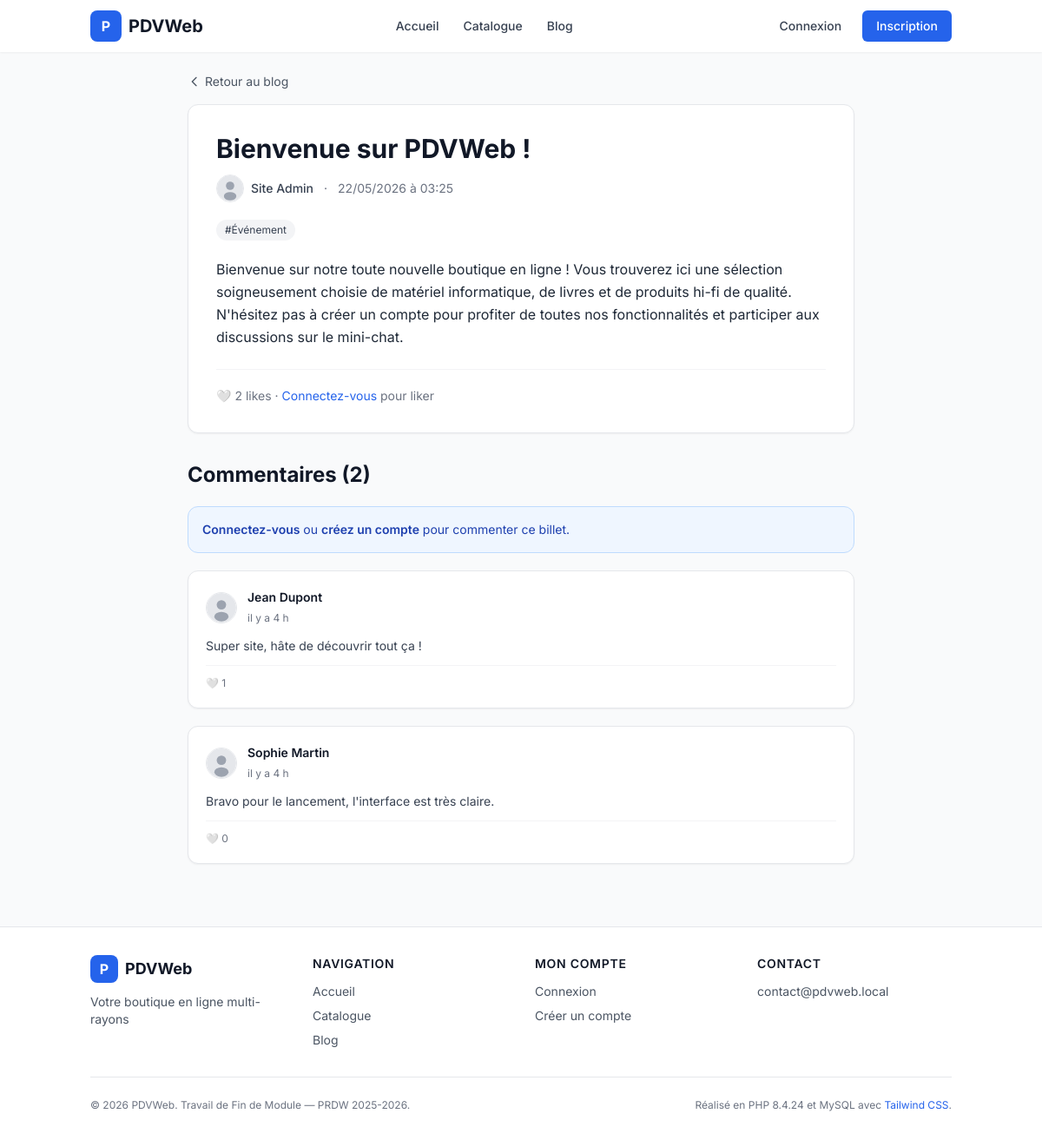
/public/billet.php?id=1, run on the app's committed database.
### tables this page shows
CREATE TABLE billet (
  id_billet   INT UNSIGNED AUTO_INCREMENT PRIMARY KEY,
  id_membre   INT UNSIGNED NOT NULL,
  titre       VARCHAR(200) NOT NULL,
  corps       TEXT         NOT NULL,
  date_billet DATETIME     NOT NULL DEFAULT CURRENT_TIMESTAMP,
  date_suppression DATETIME NULL DEFAULT NULL,            
  id_membre_suppression INT UNSIGNED NULL DEFAULT NULL,   
  CONSTRAINT fk_billet_membre
    FOREIGN KEY (id_membre) REFERENCES membre(id_membre) ON DELETE CASCADE,
  CONSTRAINT fk_billet_suppression
    FOREIGN KEY (id_membre_suppression) REFERENCES membre(id_membre) ON DELETE SET NULL,
  INDEX idx_billet_titre (titre),
  INDEX idx_billet_date  (date_billet),
  INDEX idx_billet_supp  (date_suppression)
);

CREATE TABLE membre (
  id_membre        INT UNSIGNED AUTO_INCREMENT PRIMARY KEY,
  nom              VARCHAR(60)  NOT NULL,
  prenom           VARCHAR(60)  NOT NULL,
  date_naissance   DATE         NOT NULL,
  email            VARCHAR(150) NOT NULL UNIQUE,
  email_verifie    TINYINT(1)   NOT NULL DEFAULT 0,          
  login            VARCHAR(50)  NOT NULL UNIQUE,
  mot_passe        VARCHAR(255) NOT NULL,                    
  avatar           VARCHAR(255) DEFAULT NULL,                
  statut           ENUM('membre','admin') NOT NULL DEFAULT 'membre',
  indesirable      TINYINT(1)   NOT NULL DEFAULT 0,          
  derniere_connexion DATETIME   DEFAULT NULL,
  date_inscription DATETIME     NOT NULL DEFAULT CURRENT_TIMESTAMP,
  date_anonymisation DATETIME   DEFAULT NULL,                
  INDEX idx_membre_statut (statut),
  INDEX idx_membre_indesirable (indesirable),
  INDEX idx_membre_anonyme (date_anonymisation)
);

CREATE TABLE tag (
  id_tag INT UNSIGNED AUTO_INCREMENT PRIMARY KEY,
  code   VARCHAR(40) NOT NULL UNIQUE,                        
  nom    VARCHAR(60) NOT NULL                                
);

CREATE TABLE commentaire (
  id_commentaire INT UNSIGNED AUTO_INCREMENT PRIMARY KEY,
  id_billet      INT UNSIGNED NOT NULL,
  id_membre      INT UNSIGNED NOT NULL,
  corps          TEXT         NOT NULL,
  date_comm      DATETIME     NOT NULL DEFAULT CURRENT_TIMESTAMP,
  date_suppression DATETIME NULL DEFAULT NULL,            
  id_membre_suppression INT UNSIGNED NULL DEFAULT NULL,   
  CONSTRAINT fk_comm_billet
    FOREIGN KEY (id_billet) REFERENCES billet(id_billet) ON DELETE CASCADE,
  CONSTRAINT fk_comm_membre
    FOREIGN KEY (id_membre) REFERENCES membre(id_membre) ON DELETE CASCADE,
  CONSTRAINT fk_comm_suppression
    FOREIGN KEY (id_membre_suppression) REFERENCES membre(id_membre) ON DELETE SET NULL,
  INDEX idx_comm_membre_date (id_membre, date_comm),
  INDEX idx_comm_supp (date_suppression)
);

### views/blog/detail.php (the view, shortened to what the rows shown need)
<?php
require_once INCLUDES_PATH . '/header.php';
?>
<div class="max-w-3xl mx-auto">
    <article class="bg-white rounded-xl shadow-sm border border-gray-200 p-6 md:p-8 mb-8">
        <h1 class="text-3xl font-bold text-gray-900 mb-3"><?= h($billet['titre']) ?></h1>
        <div class="flex flex-wrap items-center gap-3 text-sm text-gray-500 mb-5">
            <div class="flex items-center gap-2">
                <img src="<?= h(asset_avatar($billet['auteur_avatar'])) ?>"
                     alt="<?= h($billet['auteur_prenom']) ?>"
                     class="w-8 h-8 rounded-full object-cover border border-gray-200">
                <span class="font-medium text-gray-700">
                    <?= h($billet['auteur_prenom']) ?> <?= h($billet['auteur_nom']) ?>
                </span>
            </div>
            <span>·</span>
            <time title="<?= h(format_date($billet['date_billet'])) ?>">
                <?= h(format_date($billet['date_billet'])) ?>
            </time>
        </div>
        <?php if (!empty($tags)): ?>
            <div class="flex flex-wrap gap-2 mb-5">
                <?php foreach ($tags as $t): ?>
                    <a href="<?= url('/blog.php?tag=' . (int)$t['id_tag']) ?>"
                       class="text-xs px-2.5 py-1 rounded-full bg-gray-100 text-gray-700 hover:bg-primary-50 hover:text-primary-700 transition">
                        #<?= h($t['nom']) ?>
                    </a>
                <?php endforeach; ?>
            </div>
        <?php endif; ?>
        <div class="prose-billet text-gray-800 leading-relaxed">
            <?= Markdown::vers_html($billet['corps']) ?>
        </div>
        <div class="mt-6 pt-5 border-t border-gray-100 flex items-center gap-3">
            <?php if (Auth::estConnecte()): ?>
                <form method="post" action="<?= url('/like_toggle.php') ?>" class="inline">
                    <?= Csrf::champ() ?>
                    <input type="hidden" name="type"      value="billet">
                    <input type="hidden" name="id_cible"  value="<?= (int)$billet['id_billet'] ?>">
                    <input type="hidden" name="id_billet" value="<?= (int)$billet['id_billet'] ?>">
                    <button type="submit"
                            class="inline-flex items-center gap-2 px-4 py-2 rounded-lg text-sm font-medium border transition
                                   <?= $aLikeBillet ? 'bg-primary-50 text-primary-700 border-primary-300' : 'bg-white text-gray-700 border-gray-300 hover:bg-gray-50' ?>">
                        <span><?= $aLikeBillet ? '❤️' : '🤍' ?></span>
                        <?= $aLikeBillet ? 'Liké' : 'J\'aime' ?>
                        <span class="text-xs opacity-75">(<?= (int)$nbLikes ?>)</span>
                    </button>
                </form>
            <?php else: ?>
                <div class="text-sm text-gray-500">
                </div>
            <?php endif; ?>
        </div>
    </article>
    <section id="commentaires" class="space-y-5">
        <h2 class="text-2xl font-bold text-gray-900">
            Commentaires (<?= count($commentaires) ?>)
        </h2>
        <?php if (empty($commentaires)): ?>
            <div class="bg-white rounded-xl border border-gray-200 p-8 text-center text-gray-500">
                <p>Aucun commentaire pour l'instant. Soyez le premier à donner votre avis !</p>
            </div>
        <?php else: ?>
            <?php foreach ($commentaires as $c): ?>
                <?php
                $jAime = $mesLikesCommentaires[$c['id_commentaire']] ?? false;
                ?>
                <article id="c<?= (int)$c['id_commentaire'] ?>"
                         class="bg-white rounded-xl shadow-sm border border-gray-200 p-5">
                    <header class="flex items-center gap-3 mb-3">
                        <img src="<?= h(asset_avatar($c['avatar'])) ?>"
                             alt="<?= h($c['prenom']) ?>"
                             class="w-9 h-9 rounded-full object-cover border border-gray-200">
                        <div class="flex-1 min-w-0">
                            <div class="flex items-center gap-2 flex-wrap">
                                <span class="font-semibold text-gray-900 text-sm">
                                    <?= h($c['prenom']) ?> <?= h($c['nom']) ?>
                                </span>
                            </div>
                            <time class="text-xs text-gray-500" title="<?= h(format_date($c['date_comm'])) ?>">
                                <?= h(format_date_relative($c['date_comm'])) ?>
                            </time>
                        </div>
                    </header>
                    <div class="text-gray-700 prose-billet text-sm">
                        <?= Markdown::vers_html($c['corps']) ?>
                    </div>
                    <footer class="mt-3 pt-3 border-t border-gray-100 flex items-center gap-2">
                        <?php if (Auth::estConnecte()): ?>
                            <form method="post" action="<?= url('/like_toggle.php') ?>" class="inline">
                                <?= Csrf::champ() ?>
                                <input type="hidden" name="type"      value="commentaire">
                                <input type="hidden" name="id_cible"  value="<?= (int)$c['id_commentaire'] ?>">
                                <input type="hidden" name="id_billet" value="<?= (int)$billet['id_billet'] ?>">
                                <button type="submit"
                                        class="text-xs inline-flex items-center gap-1 px-2 py-1 rounded transition <?= $jAime ? 'text-primary-700 bg-primary-50' : 'text-gray-500 hover:bg-gray-100' ?>">
                                    <?= $jAime ? '❤️' : '🤍' ?>
                                    <?= (int)$c['nb_likes'] ?>
                                </button>
                            </form>
                        <?php else: ?>
                            <span class="text-xs text-gray-500">🤍 <?= (int)$c['nb_likes'] ?></span>
                        <?php endif; ?>
                    </footer>
                </article>
            <?php endforeach; ?>
        <?php endif; ?>
    </section>
</div>
<?php require_once INCLUDES_PATH . '/footer.php'; ?>

### classes/util/Markdown.php (shortened to what the rows shown need)
<?php
class Markdown
{
    public static function vers_html(string $texte): string
    {
        $texte = htmlspecialchars($texte, ENT_QUOTES | ENT_SUBSTITUTE, 'UTF-8');
        $texte = str_replace(["\r\n", "\r"], "\n", $texte);
        $blocs = preg_split('/\n\s*\n/', trim($texte));
        $html = '';
        foreach ($blocs as $bloc) {
            $bloc = trim($bloc, "\n");
            $html .= self::rendreBloc($bloc);
        }
        return $html;
    }
    private static function rendreBloc(string $bloc): string
    {
        $lignes = explode("\n", $bloc);
        $html = '';
        $i = 0;
        $n = count($lignes);
        while ($i < $n) {
            $ligne = $lignes[$i];
            $paragraphe = [];
            while ($i < $n) {
                $l = $lignes[$i];
                $paragraphe[] = $l;
                $i++;
            }
            if (!empty($paragraphe)) {
                $contenu = self::transformerInline(implode("<br>\n", $paragraphe));
                $html .= "<p>$contenu</p>\n";
            }
        }
        return $html;
    }
    private static function transformerInline(string $texte): string
    {
        $texte = preg_replace_callback('/`([^`\n]+)`/', function ($m) {
            return '<code>' . $m[1] . '</code>';
        }, $texte);
        $texte = preg_replace_callback(
            '/\[([^\]]+)\]\(([^)\s]+)\)/',
            function ($m) {
                $libelle = $m[1];
                $url     = $m[2];
                if (!self::urlEstSure($url)) {
                    return '[' . $libelle . '](url bloquée)';
                }
                return '<a href="' . $url . '" target="_blank" rel="noopener noreferrer">'
                     . $libelle . '</a>';
            },
            $texte
        );
        $texte = preg_replace('/\*\*([^*\n]+?)\*\*/', '<strong>$1</strong>', $texte);
        $texte = preg_replace('/(?<!\w)_([^_\n]+?)_(?!\w)/', '<em>$1</em>', $texte);
        $texte = preg_replace('/(?<!\*)\*([^*\n]+?)\*(?!\*)/', '<em>$1</em>', $texte);
        return $texte;
    }
}

### data on the page
billet: titre "Bienvenue sur PDVWeb !", id_membre.prenom "Site", id_membre.nom "Admin", date_billet "22/05/2026 à 03:25"
tag: nom "Événement"
commentaire: id_membre.prenom "Jean", id_membre.nom "Dupont", date_comm "il y a 4 h", texte "Super site, hâte de découvrir tout ça !", nb_likes "1"
commentaire: id_membre.prenom "Sophie", id_membre.nom "Martin", date_comm "il y a 4 h", texte "Bravo pour le lancement, l'interface est très claire.", nb_likes "0"

### other printed values
parametre('site.nom', SITE_NAME) "PDVWeb"
$nbLikes "2"
count($commentaires) "2"
parametre('site.slogan', 'Votre boutique en ligne multi-rayons.') "Votre boutique en ligne multi-rayons"
parametre('site.email_contact', 'contact@pdvweb.local') "contact@pdvweb.local"
PHP_VERSION "8.4.24"
